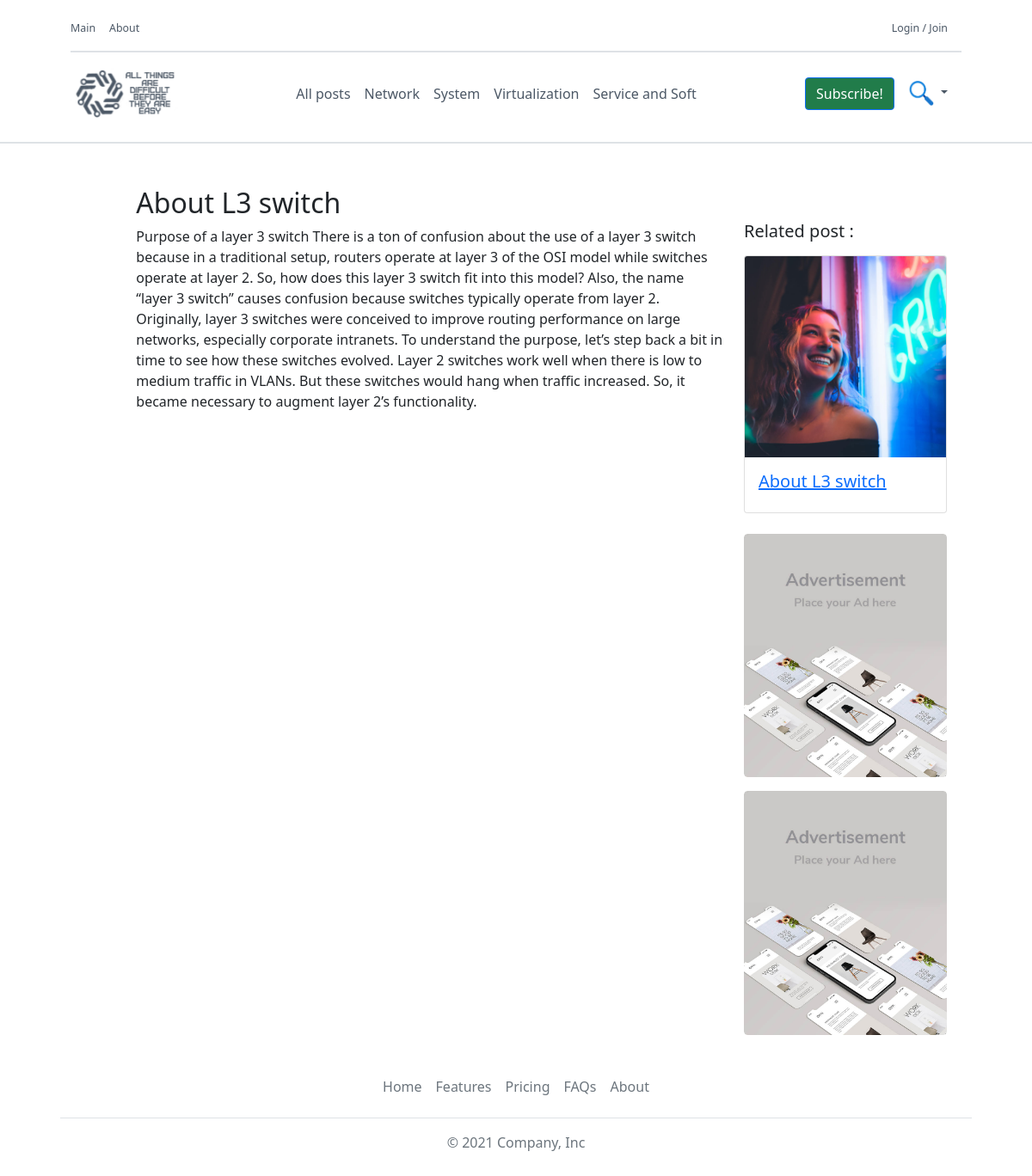
/About L3 switch/, run on the app's committed database.
### core/models.py (models this page shows, shortened)
class Post(models.Model):
    title = models.CharField(max_length=100)
    category = models.ForeignKey("Categories", on_delete=models.CASCADE)
    content = models.TextField()
    author = models.ForeignKey(settings.AUTH_USER_MODEL,
                               on_delete=models.CASCADE,
                               related_name="profiles")
    post_image = models.ImageField(upload_to='post_images/%Y/%m/%d/')
    number_of_views = models.PositiveIntegerField(default=0)
    created_at = models.DateTimeField(auto_now_add=True, db_index=True)
    updated_at = models.DateTimeField(auto_now=True)
    is_published = models.BooleanField(default=False)
    likes = models.PositiveIntegerField(default=0)
    class Meta:
        verbose_name = "Post"
        verbose_name_plural = "Posts"

### core/views.py (the view)
# urls.py: path("<str:post_title>/", PostDetailView.as_view(), name="post_detail"),
class PostDetailView(TemplateView):
    template_name = "core_posts/single_post.html"
    def get_context_data(self, **kwargs):
        try:
            post = Post.objects.get(title=kwargs["post_title"])
            return {"post": post}
        except:
            pass

### templates/core_posts/single_post.html (shortened to what this page needs)
{% extends "base.html" %}
{% load static %}
  {% block content %}
  {% include "header.html" %}
<section>
   <div class="border-bottom border-2 opacity-1"></div>
<div class="container" style="padding-left: 40px;padding-right: 40px;">
      <div class="row" style="margin-top: 50px">
            <div class="row">
                <div class="col-md-1">
                    <div class="post-image-homepage" style="height: 273px">
                    </div>
                </div>
            <div class="col-md-8 post-box-title" style="height: 90%">
                <h2>{{ post.title }}</h2>
              {{ post.content }}
                <br>
            </div>
                <div class="col-lg-3" style="width: 260px; padding-top: 40px">
                    <h5 class="mb-3">Related post :</h5>
                    <div class="card" style="width: auto;">
                      <img src="../../media/back_1_uvOeFM3.jpg" class="card-img-top" alt="...">
                      <div class="card-body">
                        <a href="#"><h5 class="card-title">{{ post.title }}</h5></a>
                      </div>
                    </div>
                <div class="mt-4" style="position: static">
						<a href="#" class="d-block card-img-flash">
							<img src="../../media/adv.png" alt="" width="100%">
                            <img src="../../media/adv.png" alt="" width="100%">
						</a>
					</div>
                </div>
                </div>
    </div>
</div>
</section>
  {% endblock %}

### data on the page
Post: title "About L3 switch", content "Purpose of a layer 3 switch There is a ton of confusion about the use of a layer 3 switch because in a traditional setup, routers operate at layer 3 of the OSI model while switches operate at layer 2. So, how does this layer 3 switch fit into this model? Also, the name “layer 3 switch” causes confusion because switches typically operate from layer 2. Originally, layer 3 switches were conceived to improve routing performance on large networks, especially corporate intranets. To understand the purpose, let’s step back a bit in time to see how these switches evolved. Layer 2 switches work well when there is low to medium traffic in VLANs. But these switches would hang when traffic increased.…"
